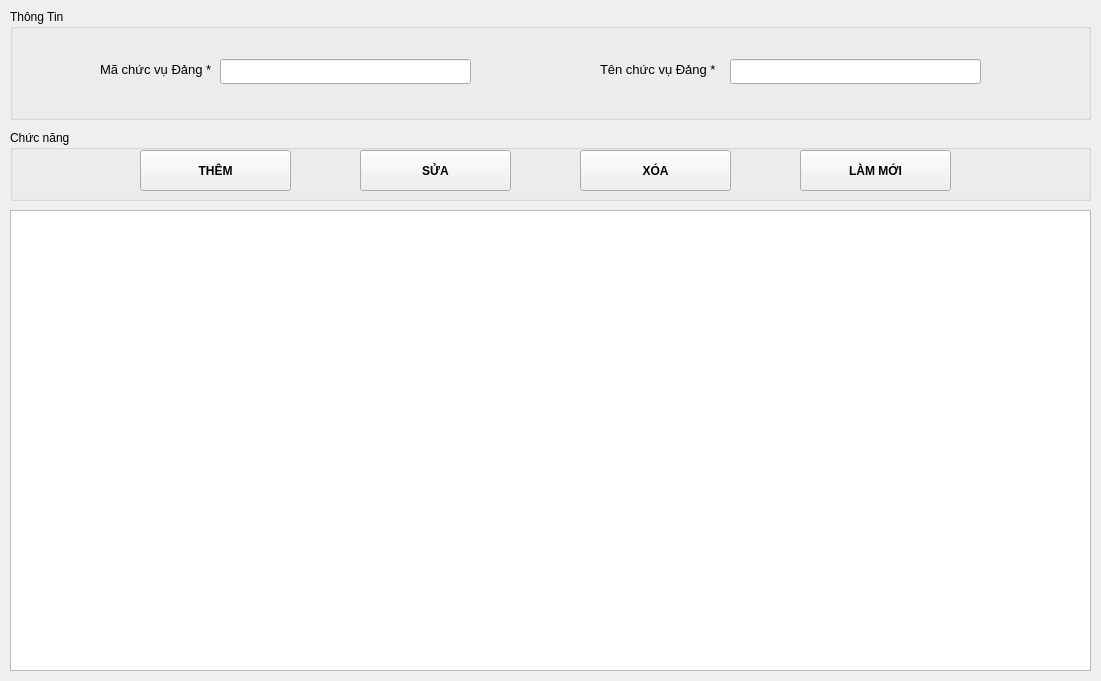
<?xml version="1.0" encoding="UTF-8"?>
<ui version="4.0">
 <class>Form</class>
 <widget class="QWidget" name="Form">
  <property name="geometry">
   <rect>
    <x>0</x>
    <y>0</y>
    <width>1101</width>
    <height>681</height>
   </rect>
  </property>
  <property name="windowTitle">
   <string>Form</string>
  </property>
  <widget class="QGroupBox" name="groupBox">
   <property name="geometry">
    <rect>
     <x>10</x>
     <y>9</y>
     <width>1081</width>
     <height>111</height>
    </rect>
   </property>
   <property name="title">
    <string>Thông Tin</string>
   </property>
   <widget class="QLineEdit" name="txtMaChucVu">
    <property name="geometry">
     <rect>
      <x>210</x>
      <y>50</y>
      <width>251</width>
      <height>25</height>
     </rect>
    </property>
   </widget>
   <widget class="QLabel" name="label">
    <property name="geometry">
     <rect>
      <x>90</x>
      <y>50</y>
      <width>111</width>
      <height>21</height>
     </rect>
    </property>
    <property name="font">
     <font>
      <pointsize>10</pointsize>
     </font>
    </property>
    <property name="text">
     <string>Mã chức vụ Đảng *</string>
    </property>
   </widget>
   <widget class="QLabel" name="label_2">
    <property name="geometry">
     <rect>
      <x>590</x>
      <y>50</y>
      <width>121</width>
      <height>21</height>
     </rect>
    </property>
    <property name="font">
     <font>
      <pointsize>10</pointsize>
     </font>
    </property>
    <property name="text">
     <string>Tên chức vụ Đảng *</string>
    </property>
   </widget>
   <widget class="QLineEdit" name="txtTenChucVu">
    <property name="geometry">
     <rect>
      <x>720</x>
      <y>50</y>
      <width>251</width>
      <height>25</height>
     </rect>
    </property>
   </widget>
  </widget>
  <widget class="QTableWidget" name="tableData">
   <property name="enabled">
    <bool>true</bool>
   </property>
   <property name="geometry">
    <rect>
     <x>10</x>
     <y>210</y>
     <width>1081</width>
     <height>461</height>
    </rect>
   </property>
   <property name="midLineWidth">
    <number>1</number>
   </property>
   <property name="editTriggers">
    <set>QAbstractItemView::NoEditTriggers</set>
   </property>
  </widget>
  <widget class="QGroupBox" name="groupBox_2">
   <property name="geometry">
    <rect>
     <x>10</x>
     <y>130</y>
     <width>1081</width>
     <height>71</height>
    </rect>
   </property>
   <property name="title">
    <string>Chức năng</string>
   </property>
   <widget class="QPushButton" name="buttonThem">
    <property name="geometry">
     <rect>
      <x>130</x>
      <y>20</y>
      <width>151</width>
      <height>41</height>
     </rect>
    </property>
    <property name="font">
     <font>
      <weight>75</weight>
      <bold>true</bold>
     </font>
    </property>
    <property name="cursor">
     <cursorShape>PointingHandCursor</cursorShape>
    </property>
    <property name="text">
     <string>THÊM</string>
    </property>
   </widget>
   <widget class="QPushButton" name="buttonSua">
    <property name="geometry">
     <rect>
      <x>350</x>
      <y>20</y>
      <width>151</width>
      <height>41</height>
     </rect>
    </property>
    <property name="font">
     <font>
      <weight>75</weight>
      <bold>true</bold>
     </font>
    </property>
    <property name="cursor">
     <cursorShape>PointingHandCursor</cursorShape>
    </property>
    <property name="text">
     <string>SỬA</string>
    </property>
   </widget>
   <widget class="QPushButton" name="buttonXoa">
    <property name="geometry">
     <rect>
      <x>570</x>
      <y>20</y>
      <width>151</width>
      <height>41</height>
     </rect>
    </property>
    <property name="font">
     <font>
      <weight>75</weight>
      <bold>true</bold>
     </font>
    </property>
    <property name="cursor">
     <cursorShape>PointingHandCursor</cursorShape>
    </property>
    <property name="text">
     <string>XÓA</string>
    </property>
   </widget>
   <widget class="QPushButton" name="buttonLamMoi">
    <property name="geometry">
     <rect>
      <x>790</x>
      <y>20</y>
      <width>151</width>
      <height>41</height>
     </rect>
    </property>
    <property name="font">
     <font>
      <weight>75</weight>
      <bold>true</bold>
     </font>
    </property>
    <property name="cursor">
     <cursorShape>PointingHandCursor</cursorShape>
    </property>
    <property name="text">
     <string>LÀM MỚI</string>
    </property>
   </widget>
  </widget>
 </widget>
 <resources/>
 <connections/>
</ui>
